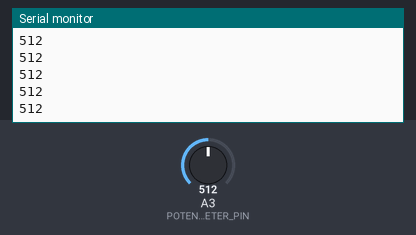
Bench run of a sketch on a simulated Arduino Uno, built with avr-gcc and run on an emulated ATmega328P. On the bench: the last lines printed to the serial monitor. The test bench sets the inputs (shaded band); at power-on: A3 (POTENTIOMETER_PIN) = 512.

Above: at 1.2 s.
1.3 s: A3 (POTENTIOMETER_PIN) set to 716
At 2.2 s:
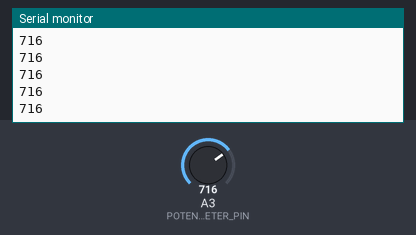
2.8 s: A3 (POTENTIOMETER_PIN) set to 900
At 3.6 s:
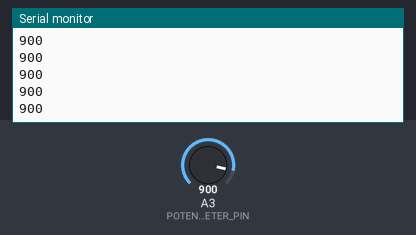
Timing chart, 0 to 5.8 s (numbered marks = the images above; inputs shaded):
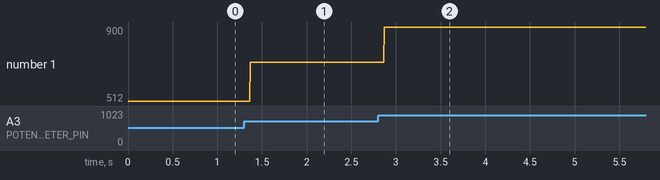

Measured:
- after the input at 1.3 s, the serial monitor: prints a new line after 0.07 s (image 1)
- after the input at 2.8 s, the serial monitor: prints a new line after 0.07 s (image 2)
- plotted number 1: 512 → 716 after the input at 1.3 s, 716 → 900 after the input at 2.8 s

The sketch:

calibratePotentiometer.ino
```cpp
const int POTENTIOMETER_PIN = 3;

void setup() {
  Serial.begin(9600);
}

void loop() {
  Serial.println(analogRead(POTENTIOMETER_PIN));
}
```
